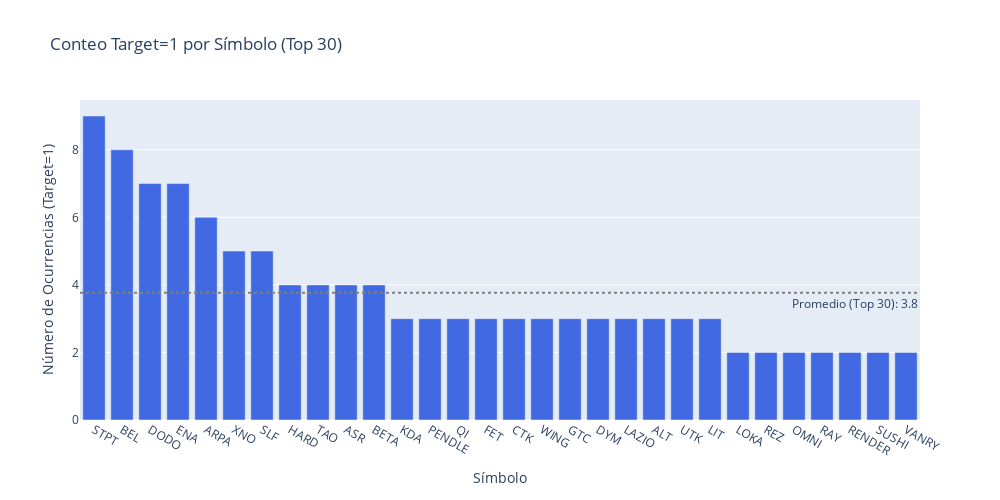

Source (notebook cell):
### Code cell
logging.info("Generando gráfico: conteo de target=1 por símbolo...")

conteo_target_por_simbolo = df_procesado[df_procesado['target'] == 1]['symbol'].value_counts()

if conteo_target_por_simbolo.empty:
    logging.warning("No hay datos con target=1 para generar gráfico de conteo.")
else:
    simbolos_a_mostrar = 30
    conteo_a_graficar = conteo_target_por_simbolo.head(simbolos_a_mostrar)

    figura_barras = go.Figure()

    figura_barras.add_trace(go.Bar(
        x=conteo_a_graficar.index,
        y=conteo_a_graficar.values,
        name='Conteo Target=1',
        marker_color='royalblue',
        hovertemplate='Símbolo: %{x}<br>Conteo: %{y:,}<extra></extra>'
    ))

    promedio_conteo = conteo_a_graficar.mean()
    figura_barras.add_hline(
        y=promedio_conteo,
        line_dash="dot",
        line_color="grey",
        annotation_text=f"Promedio (Top {simbolos_a_mostrar}): {promedio_conteo:.1f}",
        annotation_position="bottom right"
    )

    titulo_grafico = f'Conteo Target=1 por Símbolo (Top {simbolos_a_mostrar})'
    figura_barras.update_layout(
        title=titulo_grafico,
        xaxis_title='Símbolo',
        yaxis_title='Número de Ocurrencias (Target=1)',
        xaxis={'categoryorder':'total descending'},
        height=500,
        width=1000,
        showlegend=False
    )
    figura_barras.show()

    try:
        directorio_salida = 'data/images_analysis'
        os.makedirs(directorio_salida, exist_ok=True)
        nombre_archivo = f"target1_count_by_symbol_top{simbolos_a_mostrar}.png"
        ruta_imagen = os.path.join(directorio_salida, nombre_archivo)
        figura_barras.write_image(ruta_imagen, scale=1)
        logging.info(f"Gráfico guardado: {ruta_imagen}")
    except Exception as err:
        logging.error(f"Error al guardar gráfico de conteo: {err}")

### Figure 1 — Plotly figure (JSON) as saved in the notebook; plotly's stock layout.template omitted (floating-point values rounded to 4 significant figures)
{"data": [{"hovertemplate": "Símbolo: %{x}<br>Conteo: %{y:,}<extra></extra>", "marker": {"color": "royalblue"}, "name": "Conteo Target=1", "type": "bar", "x": ["STPT", "BEL", "DODO", "ENA", "ARPA", "XNO", "SLF", "HARD", "TAO", "ASR", "BETA", "KDA", "PENDLE", "QI", "FET", "CTK", "WING", "GTC", "DYM", "LAZIO", "ALT", "UTK", "LIT", "LOKA", "REZ", "OMNI", "RAY", "RENDER", "SUSHI", "VANRY"], "y": [9, 8, 7, 7, 6, 5, 5, 4, 4, 4, 4, 3, 3, 3, 3, 3, 3, 3, 3, 3, 3, 3, 3, 2, 2, 2, 2, 2, 2, 2]}], "layout": {"annotations": [{"showarrow": false, "text": "Promedio (Top 30): 3.8", "x": 1, "xanchor": "right", "xref": "x domain", "y": 3.767, "yanchor": "top", "yref": "y"}], "height": 500, "shapes": [{"line": {"color": "grey", "dash": "dot"}, "type": "line", "x0": 0, "x1": 1, "xref": "x domain", "y0": 3.767, "y1": 3.767, "yref": "y"}], "showlegend": false, "title": {"text": "Conteo Target=1 por Símbolo (Top 30)"}, "width": 1000, "xaxis": {"categoryorder": "total descending", "title": {"text": "Símbolo"}}, "yaxis": {"title": {"text": "Número de Ocurrencias (Target=1)"}}}}
